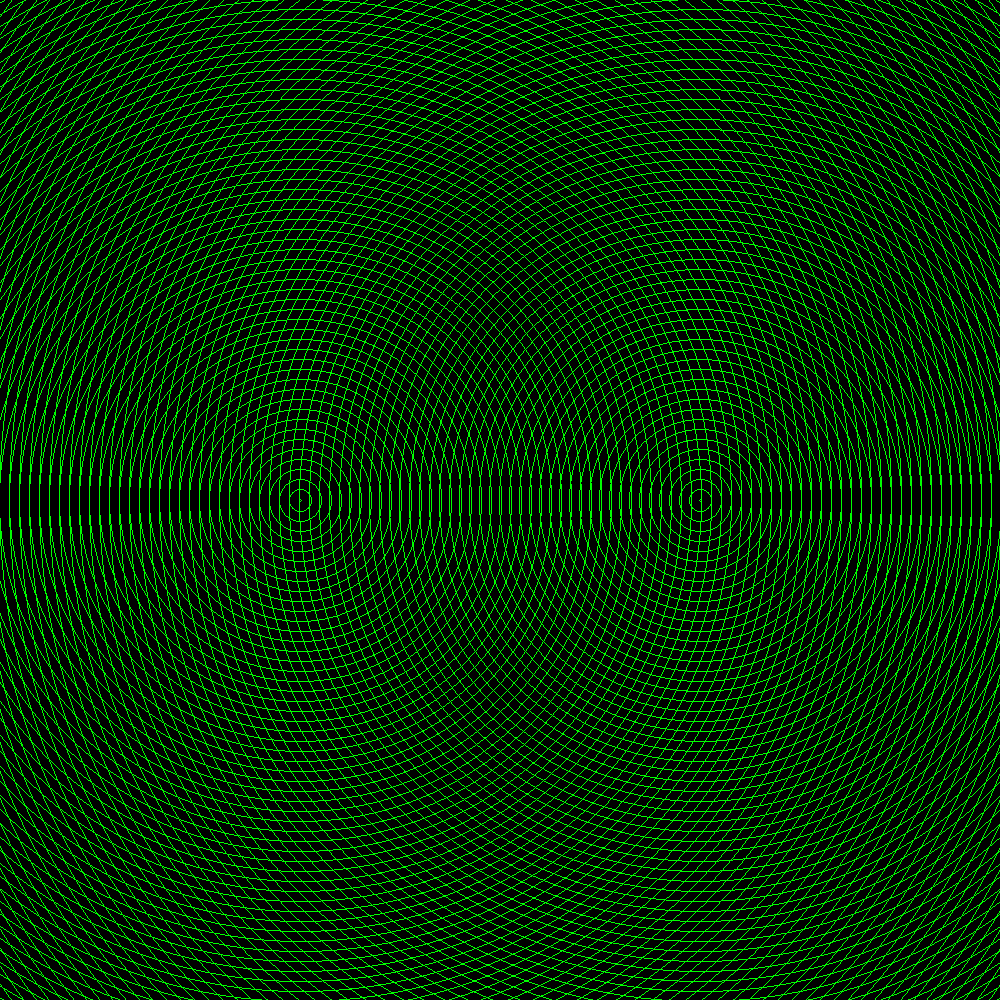

Generate this figure with Python:
from PIL import Image, ImageDraw

# Setup
img_width = 1000
img_height = 1000
img = Image.new("RGB", (img_width, img_height))
draw = ImageDraw.Draw(img)

def circle_at_center(center_x, center_y, radius, width, outline=None, fill=None):
    top_left_x = center_x - radius
    top_left_y = center_y - radius
    bottom_right_x = center_x + radius
    bottom_right_y = center_y + radius
    draw.ellipse([(top_left_x, top_left_y), (bottom_right_x, bottom_right_y)], outline=outline, fill=fill, width=width)

# Draw
for radius in range(1, 1000, 10):
    circle_at_center(300, 500, radius, width=1, outline=(0, 255, 0))
    circle_at_center(700, 500, radius, width=1, outline=(0, 255, 0))

# Saves the picture
img_path = __file__.replace('.py', '.png')
img.save(img_path)
print(f'Saved {img_path}')
img.show()
